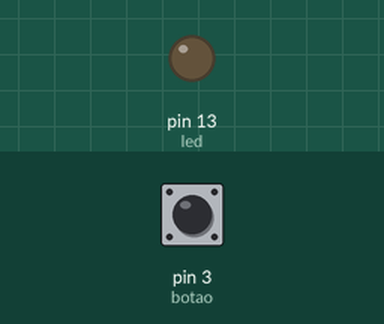
This sketch was run on a simulated Arduino Uno, built with avr-gcc and run on an emulated ATmega328P. Parts: output pins drawn as LEDs (lit = HIGH). Inputs (shaded band) come from the test bench; at power-on: pin 3 (botao) HIGH.

Above: at 1.2 s.
1.3 s: pin 3 (botao) pulled LOW for 0.15 s
At 2.1 s:
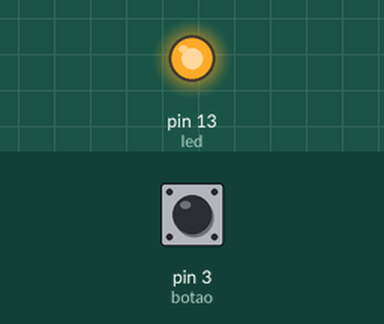
2.9 s: pin 3 (botao) pulled LOW for 1 s
At 3.3 s:
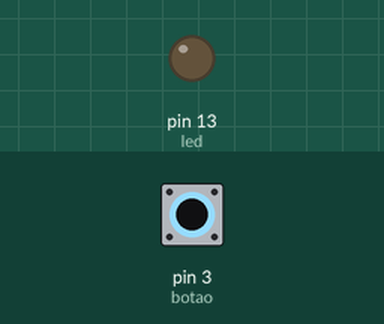
5.4 s: pin 3 (botao) pulled LOW for 3.2 s
At 6.4 s:
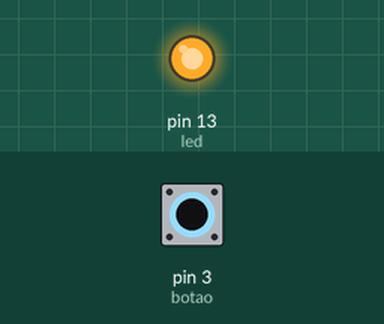
Timing chart, 0 to 8.4 s (numbered marks = the images above; inputs shaded):
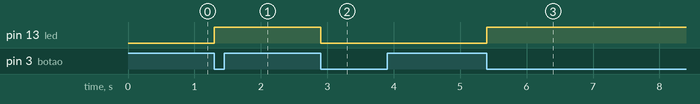

Measured:
- after the input at 1.3 s, pin 13 (led): LOW → HIGH at once
- after the input at 2.9 s, pin 13 (led): HIGH → LOW at once
- after the input at 5.4 s, pin 13 (led): LOW → HIGH at once

The sketch:

sketch_aug23a_copy_20230823195612.ino
```cpp
#define botao 3
#define led 13
#define lapse 50

boolean anteriorBotao = false;
boolean estadoLed = false;
unsigned long next = 0;

void setup() {
  pinMode(botao, INPUT_PULLUP); //SETA O PINO COMO SAIDA COM O MODO DE PULLUP DA PLACA
  pinMode(led, OUTPUT);
}

void loop() {
  boolean estadoBotao = !digitalRead(botao);

  if(millis() >= next){
    if(estadoBotao != anteriorBotao){
      anteriorBotao = estadoBotao;
      if(estadoBotao) estadoLed = !estadoLed;
      digitalWrite(led, estadoLed);
    }
    next+=lapse;
  }
}
```
